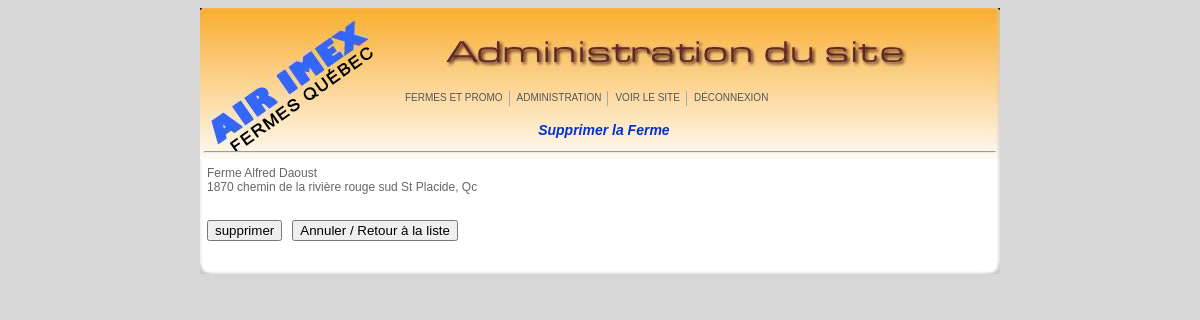
Page /XadminZz/fermes_supp.php?id=4 (signed in) on the committed database.
### tables this page shows
CREATE TABLE `fermes` (
  `id` int(4) NOT NULL AUTO_INCREMENT,
  `nom` varchar(150) DEFAULT NULL,
  `adresse` varchar(200) DEFAULT NULL,
  `descriptif` mediumtext,
  `web` varchar(80) DEFAULT NULL,
  `photo1` varchar(80) DEFAULT NULL,
  `photo1_code` int(2) DEFAULT NULL,
  `photo2` varchar(80) DEFAULT NULL,
  `photo2_code` int(2) DEFAULT NULL,
  `photo3` varchar(80) DEFAULT NULL,
  `photo3_code` int(2) DEFAULT NULL,
  `photo4` varchar(80) DEFAULT NULL,
  `photo4_code` int(2) DEFAULT NULL,
  `photo5` varchar(80) DEFAULT NULL,
  `photo5_code` int(2) DEFAULT NULL,
  `video` varchar(80) DEFAULT NULL,
  `video_script` mediumtext,
  `photo6` varchar(80) DEFAULT NULL,
  `photo6_code` int(2) DEFAULT NULL,
  `photo7` varchar(80) DEFAULT NULL,
  `photo7_code` int(2) DEFAULT NULL,
  PRIMARY KEY (`id`)
);

### XadminZz/fermes_supp.php (the view, shortened to what this page needs)
<?php
if ((isset($_SESSION['username_imex'])) && (!empty($_SESSION['username_imex']))){
		$id = $_GET["id"];
		?>
		<!DOCTYPE html PUBLIC "-//W3C//DTD XHTML 1.0 Transitional//EN" "http://www.w3.org/TR/xhtml1/DTD/xhtml1-transitional.dtd">
		<html xmlns="http://www.w3.org/1999/xhtml">
		<head>
		<link href="admin.css" rel="stylesheet" type="text/css" />
		</head>
		<body>
		<?php
		 $requete = "SELECT * FROM fermes WHERE id = '".$id."'";
		 $resultats = mysql_query($requete);
		 $data = mysql_fetch_array($resultats) ;
		?>
		<table width="800" cellpadding="0" cellspacing="0" align="center">
			<tr align="center">
			<td class="entete" height="151" valign="bottom">
			  <?php  include("menu/menu2.php");?>
			  <div style="line-height:30px"><span class="stats">&nbsp;&nbsp;Supprimer la Ferme</span></div>
			<hr width="790"></td>
			</tr>
			<tr>
			<td class="corps">
			<form action="fermes_supp.php?id=<?php echo $id;?>" method="POST">
			<table align="left" cellpadding="5">
            <tr>
				<td>
				<?php echo $data["nom"];?><br />
				<?php echo $data["adresse"];?>
				</td>
			</tr>
			<tr>
			<td colspan="3"><br />
			<input name="form_stats" type="submit" value="supprimer" />&nbsp;&nbsp; <input name="form_stats" type="button" value="Annuler / Retour à la liste" onclick="location.href='fermes_liste.php'" /></td>
			</tr>
		</table>
		</form>
		</td>
		</tr>
		<tr>
		<td height="30" class="pieds">&nbsp;</td>
		</tr>
		</table>
		</body>
		</html>
		<?php
} else {
		ob_end_clean();
		header("Location: login.html");
		exit;
}
?>

### XadminZz/admin.css (style rules this page uses)
body { font-family:Arial, Helvetica, sans-serif; font-size:12px; background-color: #D7D7D7; color: #666; }
.stats { font-family:Arial, Helvetica, sans-serif; font-size:14px; color: #0033CC; font-style:italic; font-weight:bold; text-align:left; }
.entete { background:url(images/cadre_admin_entete_web.jpg); background-repeat:no-repeat; text-align:center; }
.corps { background:url(images/cadre_admin_corps_web.png); background-repeat: repeat-y; }
.pieds { background:url(images/cadre_admin_pieds_web.png); background-repeat:no-repeat; font-size:small; }

### rows in the picture
fermes: nom "Ferme Alfred Daoust", adresse "1870 chemin de la rivière rouge sud St Placide, Qc"
